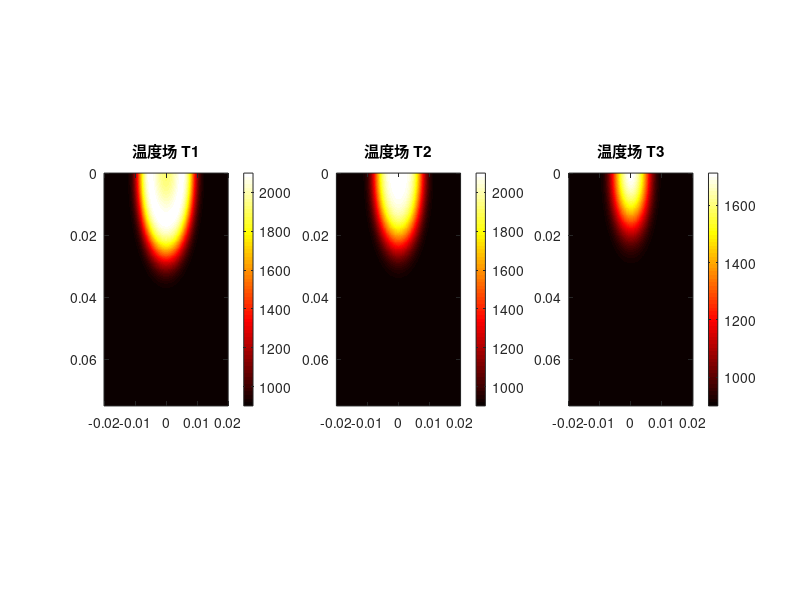

This figure's MATLAB source: (Note: this script raises an error after producing the figure.)
clear all;
clc;
close all;

%% ===================== 参数设置 =====================
hsize = 37;
num_iter = 10;
image_size = 512;

%% ===================== 1. 火焰辐射模型 =====================
t1 = 1200;      % 温度增量 K
t2 = 900;       % 环境温度 K
m  = 10;        % 形状参数
n  = 0.4;
R  = 0.025;     % m
Z  = 0.075;     % m

x1 = 0;
x2 = 0.005;
x3 = 0.008;

Ny = 500;
Nz = 500;

[y,z] = meshgrid( ...
    linspace(-0.02, 0.02, Ny), ...
    linspace(0, 0.075, Nz));

%% ===================== 2. 温度场 =====================
term1 = m * (x1.^2/R.^2 + y.^2/R.^2 + z.^2/Z.^2) - n;
term2 = m * (x2.^2/R.^2 + y.^2/R.^2 + z.^2/Z.^2) - n;
term3 = m * (x3.^2/R.^2 + y.^2/R.^2 + z.^2/Z.^2) - n;

T1 = t1 * exp(-(term1.^2)) + t2;
T2 = t1 * exp(-(term2.^2)) + t2;
T3 = t1 * exp(-(term3.^2)) + t2;

figure;
subplot(1,3,1); imagesc(y(1,:), z(:,1), T1); axis image; colormap hot; colorbar; title('温度场 T1');
subplot(1,3,2); imagesc(y(1,:), z(:,1), T2); axis image; colormap hot; colorbar; title('温度场 T2');
subplot(1,3,3); imagesc(y(1,:), z(:,1), T3); axis image; colormap hot; colorbar; title('温度场 T3');

%% ===================== 3. RGB 单色辐射模型 =====================
% 单位：um
lambdaR = 0.65;
lambdaG = 0.55;
lambdaB = 0.45;

c1 = 3.7418e-16;
c2 = 1.4388e4;

Planck = @(T, lambda) c1 .* lambda.^(-5) ./ ...
    (exp(c2 ./ (lambda .* T)) - 1);

Eb1_R = Planck(T1, lambdaR);
Eb1_G = Planck(T1, lambdaG);
Eb1_B = Planck(T1, lambdaB);

Eb2_R = Planck(T2, lambdaR);
Eb2_G = Planck(T2, lambdaG);
Eb2_B = Planck(T2, lambdaB);

Eb3_R = Planck(T3, lambdaR);
Eb3_G = Planck(T3, lambdaG);
Eb3_B = Planck(T3, lambdaB);

%% ===================== 4. Beer 衰减 =====================
ke = 8;               % m^-1
x_max = 0.025;

L1 = x_max - x1;
L2 = x_max - x2;
L3 = x_max - x3;

Q1_R = Eb1_R .* exp(-ke .* L1);
Q1_G = Eb1_G .* exp(-ke .* L1);
Q1_B = Eb1_B .* exp(-ke .* L1);

Q2_R = Eb2_R .* exp(-ke .* L2);
Q2_G = Eb2_G .* exp(-ke .* L2);
Q2_B = Eb2_B .* exp(-ke .* L2);

Q3_R = Eb3_R .* exp(-ke .* L3);
Q3_G = Eb3_G .* exp(-ke .* L3);
Q3_B = Eb3_B .* exp(-ke .* L3);

%% ===================== 5. resize + 翻转 =====================
Q1_R = flipud(imresize(im2double(Q1_R), [image_size image_size]));
Q1_G = flipud(imresize(im2double(Q1_G), [image_size image_size]));
Q1_B = flipud(imresize(im2double(Q1_B), [image_size image_size]));

Q2_R = flipud(imresize(im2double(Q2_R), [image_size image_size]));
Q2_G = flipud(imresize(im2double(Q2_G), [image_size image_size]));
Q2_B = flipud(imresize(im2double(Q2_B), [image_size image_size]));

Q3_R = flipud(imresize(im2double(Q3_R), [image_size image_size]));
Q3_G = flipud(imresize(im2double(Q3_G), [image_size image_size]));
Q3_B = flipud(imresize(im2double(Q3_B), [image_size image_size]));

%% ===================== 6. 组合成 RGB 三层真实原始亮度 =====================
Q1_rgb = zeros(image_size, image_size, 3);
Q2_rgb = zeros(image_size, image_size, 3);
Q3_rgb = zeros(image_size, image_size, 3);

Q1_rgb(:,:,1) = Q1_R;
Q1_rgb(:,:,2) = Q1_G;
Q1_rgb(:,:,3) = Q1_B;

Q2_rgb(:,:,1) = Q2_R;
Q2_rgb(:,:,2) = Q2_G;
Q2_rgb(:,:,3) = Q2_B;

Q3_rgb(:,:,1) = Q3_R;
Q3_rgb(:,:,2) = Q3_G;
Q3_rgb(:,:,3) = Q3_B;

%% ===================== 7. RGB 强度归一化，保持层间相对关系 =====================
all_rgb = cat(4, Q1_rgb, Q2_rgb, Q3_rgb);

for c = 1:3
    max_c = max(all_rgb(:,:,c,:), [], 'all');
    Q1_rgb(:,:,c) = Q1_rgb(:,:,c) ./ max_c;
    Q2_rgb(:,:,c) = Q2_rgb(:,:,c) ./ max_c;
    Q3_rgb(:,:,c) = Q3_rgb(:,:,c) ./ max_c;
end

figure;
subplot(1,3,1); imshow(Q1_rgb); title('RGB 原始层 Q1');
subplot(1,3,2); imshow(Q2_rgb); title('RGB 原始层 Q2');
subplot(1,3,3); imshow(Q3_rgb); title('RGB 原始层 Q3');

%% ===================== 8. 原始三层叠加 RGB 图像 =====================
I_rgb = Q1_rgb + Q2_rgb + Q3_rgb;
I_rgb = I_rgb ./ max(I_rgb(:));

figure;
imshow(I_rgb);
title('三层火焰直接叠加 RGB 图像');

%% ===================== 9. 创建 Gaussian PSF 模糊算子 =====================
[Op11, Op11_adj, ~] = createGaussianBlurringOperator([image_size image_size], hsize, 2.29);
[Op12, Op12_adj, ~] = createGaussianBlurringOperator([image_size image_size], hsize, 6.81);
[Op13, Op13_adj, ~] = createGaussianBlurringOperator([image_size image_size], hsize, 10.73);

[Op21, Op21_adj, ~] = createGaussianBlurringOperator([image_size image_size], hsize, 6.36);
[Op22, Op22_adj, ~] = createGaussianBlurringOperator([image_size image_size], hsize, 2.17);
[Op23, Op23_adj, ~] = createGaussianBlurringOperator([image_size image_size], hsize, 6.59);

[Op31, Op31_adj, ~] = createGaussianBlurringOperator([image_size image_size], hsize, 9.05);
[Op32, Op32_adj, ~] = createGaussianBlurringOperator([image_size image_size], hsize, 6.19);
[Op33, Op33_adj, ~] = createGaussianBlurringOperator([image_size image_size], hsize, 2.61);

%% ===================== 10. RGB 前向重聚焦成像 =====================
I1_rgb = zeros(image_size, image_size, 3);
I2_rgb = zeros(image_size, image_size, 3);
I3_rgb = zeros(image_size, image_size, 3);

for c = 1:3
    Q1 = Q1_rgb(:,:,c);
    Q2 = Q2_rgb(:,:,c);
    Q3 = Q3_rgb(:,:,c);

    I1_rgb(:,:,c) = Op11(Q1) + Op12(Q2) + Op13(Q3);
    I2_rgb(:,:,c) = Op21(Q1) + Op22(Q2) + Op23(Q3);
    I3_rgb(:,:,c) = Op31(Q1) + Op32(Q2) + Op33(Q3);
end

% 仅用于显示
show_I1 = I1_rgb ./ max(I1_rgb(:));
show_I2 = I2_rgb ./ max(I2_rgb(:));
show_I3 = I3_rgb ./ max(I3_rgb(:));

figure;
subplot(1,3,1); imshow(show_I1); title('RGB 重聚焦图像 1');
subplot(1,3,2); imshow(show_I2); title('RGB 重聚焦图像 2');
subplot(1,3,3); imshow(show_I3); title('RGB 重聚焦图像 3');

%% ===================== 11. 定义块矩阵前向算子 A =====================
A = @(x) [
    Op11(x(1:image_size, :)) + Op12(x(image_size+1:2*image_size, :)) + Op13(x(2*image_size+1:3*image_size, :));
    Op21(x(1:image_size, :)) + Op22(x(image_size+1:2*image_size, :)) + Op23(x(2*image_size+1:3*image_size, :));
    Op31(x(1:image_size, :)) + Op32(x(image_size+1:2*image_size, :)) + Op33(x(2*image_size+1:3*image_size, :))
];

%% ===================== 12. 定义伴随算子 A_adj =====================
A_adj = @(y) [
    Op11_adj(y(1:image_size, :)) + Op21_adj(y(image_size+1:2*image_size, :)) + Op31_adj(y(2*image_size+1:3*image_size, :));
    Op12_adj(y(1:image_size, :)) + Op22_adj(y(image_size+1:2*image_size, :)) + Op32_adj(y(2*image_size+1:3*image_size, :));
    Op13_adj(y(1:image_size, :)) + Op23_adj(y(image_size+1:2*image_size, :)) + Op33_adj(y(2*image_size+1:3*image_size, :))
];

%% ===================== 13. RGB 三通道分别 RL 去卷积 =====================
field_rl_rgb = zeros(3*image_size, image_size, 3);

for c = 1:3

    fprintf('正在进行第 %d 个 RGB 通道的 RL 去卷积...\n', c);

    image_c = zeros(3*image_size, image_size);

    image_c(1:image_size, :) = I1_rgb(:,:,c);
    image_c(image_size+1:2*image_size, :) = I2_rgb(:,:,c);
    image_c(2*image_size+1:3*image_size, :) = I3_rgb(:,:,c);

    image_c = max(real(image_c), 0);

    init_c = ones(size(image_c)) .* mean(image_c(:));

    field_c = deconvRL_operator(A, A_adj, image_c, num_iter, init_c);

    field_c = real(field_c);
    field_c(field_c < 0) = 0;

    field_rl_rgb(:,:,c) = field_c;
end

%% ===================== 14. 拆分恢复层 =====================
rec1_rgb = field_rl_rgb(1:image_size, :, :);
rec2_rgb = field_rl_rgb(image_size+1:2*image_size, :, :);
rec3_rgb = field_rl_rgb(2*image_size+1:3*image_size, :, :);

%% ===================== 15. 恢复结果统一归一化显示 =====================
rec_all = cat(4, rec1_rgb, rec2_rgb, rec3_rgb);

for c = 1:3
    max_c = max(rec_all(:,:,c,:), [], 'all');
    if max_c > 0
        rec1_rgb(:,:,c) = rec1_rgb(:,:,c) ./ max_c;
        rec2_rgb(:,:,c) = rec2_rgb(:,:,c) ./ max_c;
        rec3_rgb(:,:,c) = rec3_rgb(:,:,c) ./ max_c;
    end
end

figure;
subplot(1,3,1); imshow(rec1_rgb); title('RGB 恢复层 x1');
subplot(1,3,2); imshow(rec2_rgb); title('RGB 恢复层 x2');
subplot(1,3,3); imshow(rec3_rgb); title('RGB 恢复层 x3');

%% ===================== 16. 原始层与恢复层对比 =====================
figure;

subplot(2,3,1); imshow(Q1_rgb); title('真实层 Q1');
subplot(2,3,2); imshow(Q2_rgb); title('真实层 Q2');
subplot(2,3,3); imshow(Q3_rgb); title('真实层 Q3');

subplot(2,3,4); imshow(rec1_rgb); title('恢复层 x1');
subplot(2,3,5); imshow(rec2_rgb); title('恢复层 x2');
subplot(2,3,6); imshow(rec3_rgb); title('恢复层 x3');

disp('RGB 多通道 RL 去卷积完成。');
